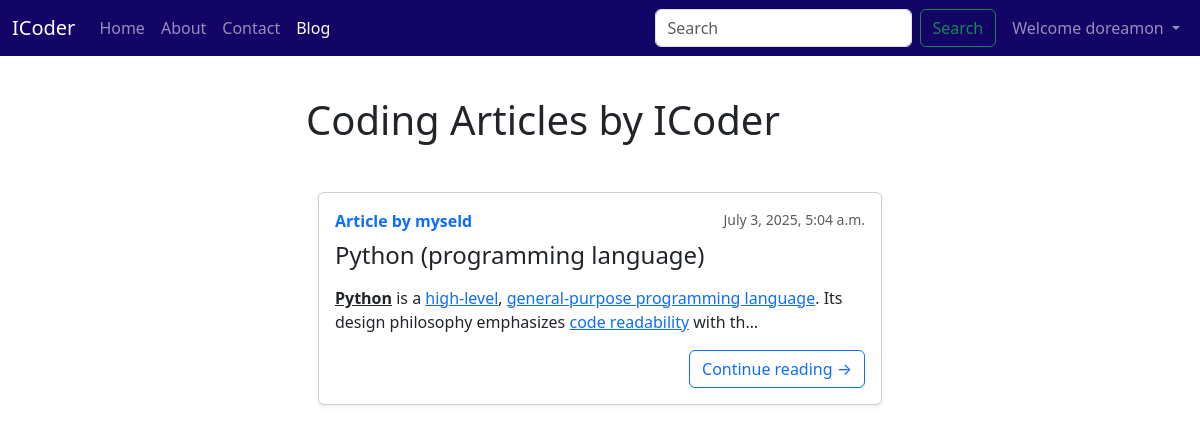
Page /blog/ (signed in) on the committed database.
### blog/models.py (models this page shows, shortened)
class Post(models.Model):
    sno = models.AutoField(primary_key=True)
    title = models.CharField(max_length=255)
    content = RichTextField()
    author = models.CharField(max_length=100)
    slug = models.CharField(max_length=130)
    timestamp = models.DateTimeField(blank=True)

### blog/views.py (the view)
# urls.py: path('', views.blogHome,name="blogHome"),
def blogHome(request):
    allposts = Post.objects.all()
    context = {'allposts': allposts}
    return render(request, 'blog/blogHome.html', context)

### templates/blog/blogHome.html (shortened to what this page needs)
{% extends "base.html" %}
{% block blogactive %} active {% endblock %}
{% block content %}
<div class="container2 my-4 ">
    <div class="row justify-content-center">
        <div class="col-md-6 my-3">
            <h1>Coding Articles by ICoder</h1>
            <div class="container my-5">
                {% for post in allposts %}
                <div class="card shadow-sm mb-4">
                    <div class="card-body">
                        <div class="d-flex justify-content-between">
                            <span class="text-primary fw-semibold">Article by {{ post.author }}</span>
                            <small class="text-muted">{{ post.timestamp }}</small>
                        </div>
                        <h4 class="card-title mt-2">
                            <a class="text-dark text-decoration-none" href="/blog/{{post.slug}}">
                                {{ post.title }}
                            </a>
                        </h4>
                        <p class="card-text">
                            {{ post.content|truncatechars:500|safe }}
                        </p>
                        <div class="text-end">
                            <a href="/blog/{{post.slug}}" class="btn btn-outline-primary">
                                Continue reading →
                            </a>
                        </div>
                    </div>
                </div>
                {% empty %}
                <div class="alert alert-info">No posts available.</div>
                {% endfor %}
            </div>
        </div>
    </div>
</div>
{% endblock %}

### templates/base.html (shortened to what this page needs)
<!doctype html>
<html lang="en">
<head>
    <link href="https://cdn.jsdelivr.net/npm/bootstrap@5.3.7/dist/css/bootstrap.min.css" rel="stylesheet"
>
</head>
<body>
    <nav class="navbar navbar-expand-lg navbar-dark bg-dark cl">
        <div class="container-fluid">
            <a class="navbar-brand" href="/">ICoder</a>
            <div class="collapse navbar-collapse" id="navbarSupportedContent">
                <ul class="navbar-nav me-auto mb-2 mb-lg-0">
                    <li class="nav-item">
                        <a class="nav-link {% block homeactive %}  {% endblock %}" aria-current="page" href="/">Home</a>
                    </li>
                    <li class="nav-item">
                        <a class="nav-link  {% block aboutactive %}  {% endblock %} " href="/about">About</a>
                    </li>
                    <li class="nav-item">
                        <a class="nav-link {% block contactactive %}  {% endblock %} " href="/contact">Contact</a>
                    </li>
                    <li class="nav-item">
                        <a class="nav-link {% block blogactive %}  {% endblock %}" href="/blog">Blog</a>
                    </li>
                </ul>
                <form class="d-flex" role="search" method="GET" action="/search">
                    <input class="form-control me-2" name="search" id="search" type="search" placeholder="Search"
                        aria-label="Search" />
                    <button class="btn btn-outline-success me-2" type="submit">Search</button>
                </form>
                {% if user.is_authenticated %}
                <ul class="navbar-nav mr-auto">
                    <li class="nav-item dropdown">
                        <a class="nav-link dropdown-toggle" href="#" role="button" data-bs-toggle="dropdown"
                            aria-expanded="false">
                            Welcome {{request.user}}
                        </a>
                    </li>
                </ul>
                {% endif %}
            </div>
        </div>
    </nav>
    {% block content %} {% endblock %}
</body>
</html>

### templates/base.html (style rules this page uses)
.cl { background-color: #130566 !important; color: #ffffff !important; }

### rows in the picture
Post: author "myseld", timestamp "July 3, 2025, 5:04 a.m.", title "Python (programming language)", content "Python is a high-level , general-purpose programming language . Its design philosophy emphasizes code readability with th…"

### other values in the picture
{{ request.user }} "doreamon"
